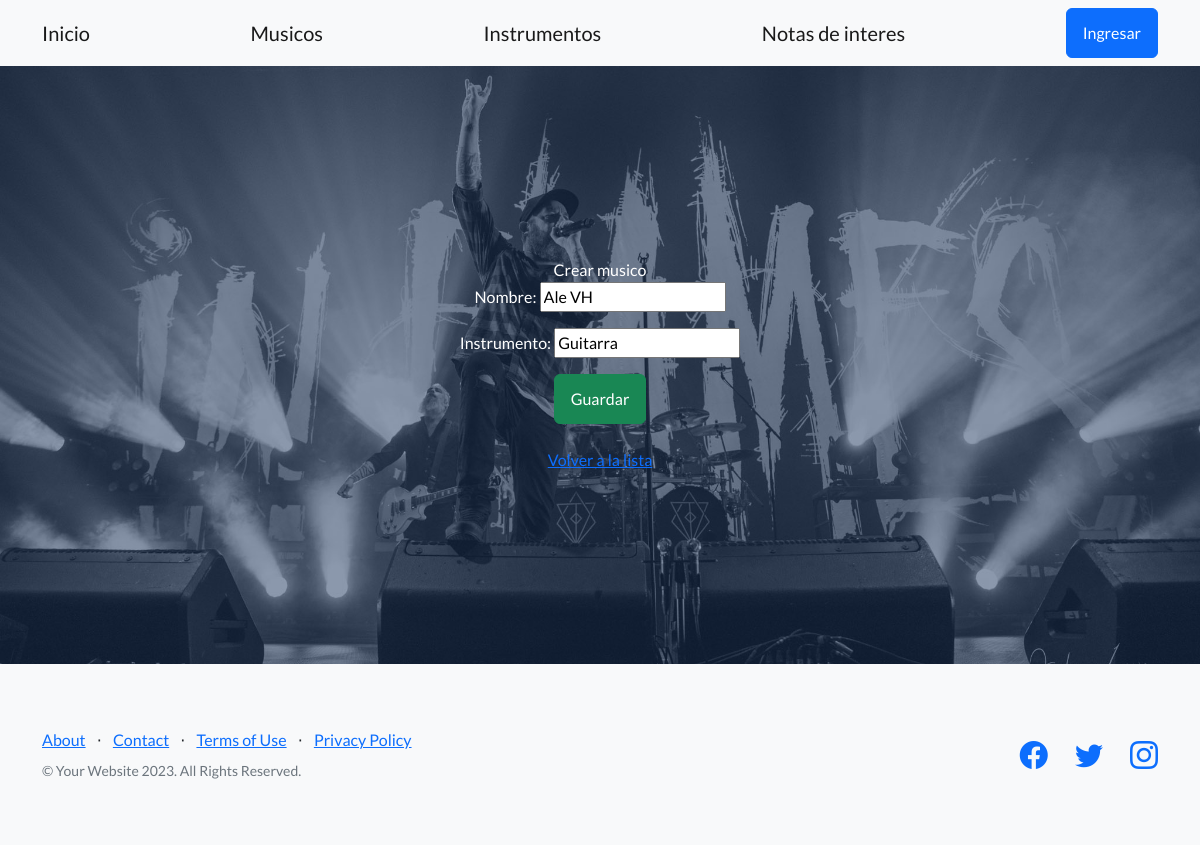
The page /musicos/editar-musico/1/ on the database as committed earlier.
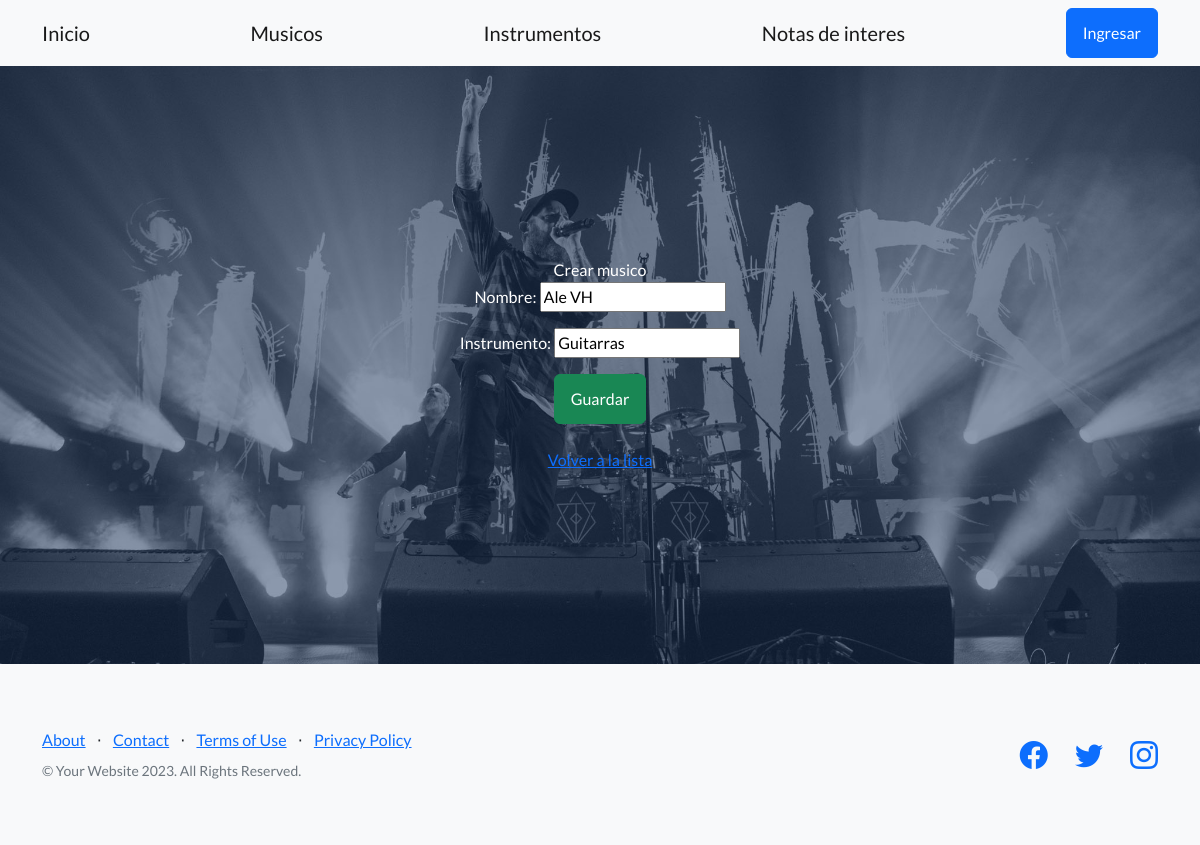
The same page on the database as committed later.
### app_musicos/models.py (models this page shows, shortened)
class Musicos(models.Model):
    nombre = models.CharField(max_length=256)
    instrumento = models.CharField(max_length=256)

### app_musicos/views.py (the view)
# urls.py: path('editar-musico/<int:id>/', editar_musico, name="editar_musico"),
def editar_musico(request, id):
   musico = Musicos.objects.get(id=id)
   if request.method == "POST":
       formulario = MusicoFormulario(request.POST)
       if formulario.is_valid():
           data = formulario.cleaned_data
           musico.nombre = data['nombre']
           musico.instrumento = data['instrumento']
           musico.save()
           url_exitosa = reverse('listar_musicos')
           return redirect(url_exitosa)
   else:  # GET
       inicial = {
           'nombre': musico.nombre,
           'instrumento': musico.instrumento,
       }
       formulario = MusicoFormulario(initial=inicial)
   return render(
       request=request,
       template_name='app_musicos/musico_form.html',
       context={'formulario': formulario},
   )

### app_musicos/forms.py
class MusicoFormulario(forms.Form):
    nombre = forms.CharField(required=True, max_length=64)
    instrumento = forms.CharField(required=True, max_length=64)

### app_musicos/templates/app_musicos/musico_form.html (shortened to what this page needs)
{% extends "base.html" %}
{% block titulo %}
Crear musico
{% endblock titulo %}
{% block contenido %}
<form method="post">
  {{ formulario.as_p }}
  <input class="btn btn-success" type="submit" value="Guardar" />
</form>
<br>
<a href="{% url 'listar_musicos' %}">Volver a la lista</a>
{% endblock contenido %}

### templates_base/base.html (shortened to what this page needs)
<!DOCTYPE html>
<html lang="en">
    <head>
        {% load static %}
        <link href="https://cdn.jsdelivr.net/npm/bootstrap-icons@1.5.0/font/bootstrap-icons.css" rel="stylesheet" type="text/css" />
        <link href="{% static 'app_musicos/css/styles.css' %}" rel="stylesheet" />
    </head>
    <body>
        <nav class="navbar navbar-light bg-light static-top">
            <div class="container">
                <a class="navbar-brand" href="{% url 'inicio' %}">Inicio</a>
                <a class="navbar-brand" href="{% url 'listar_musicos' %}">Musicos</a>
                <a class="navbar-brand" href="{% url 'listar_instrumentos' %}">Instrumentos</a>
                <a class="navbar-brand" href="{% url 'ver_nota' %}">Notas de interes</a>
                <a class="btn btn-primary" href="#signup">Ingresar</a>
            </div>
        </nav>
        <header class="masthead">
            <div class="container position-relative">
                <div class="row justify-content-center">
                    <div class="col-xl-6">
                        <div class="text-center text-white">
                            {% block titulo %}
                            {% endblock titulo %}
                            {% block contenido %}
                            {% endblock contenido %}
                        </div>
                    </div>
                </div>
            </div>
        </header>
        <footer class="footer bg-light">
            <div class="container">
                <div class="row">
                    <div class="col-lg-6 h-100 text-center text-lg-start my-auto">
                        <ul class="list-inline mb-2">
                            <li class="list-inline-item"><a href="#!">About</a></li>
                            <li class="list-inline-item">⋅</li>
                            <li class="list-inline-item"><a href="#!">Contact</a></li>
                            <li class="list-inline-item">⋅</li>
                            <li class="list-inline-item"><a href="#!">Terms of Use</a></li>
                            <li class="list-inline-item">⋅</li>
                            <li class="list-inline-item"><a href="#!">Privacy Policy</a></li>
                        </ul>
                        <p class="text-muted small mb-4 mb-lg-0">&copy; Your Website 2023. All Rights Reserved.</p>
                    </div>
                    <div class="col-lg-6 h-100 text-center text-lg-end my-auto">
                        <ul class="list-inline mb-0">
                            <li class="list-inline-item me-4">
                                <a href="#!"><i class="bi-facebook fs-3"></i></a>
                            </li>
                            <li class="list-inline-item me-4">
                                <a href="#!"><i class="bi-twitter fs-3"></i></a>
                            </li>
                            <li class="list-inline-item">
                                <a href="#!"><i class="bi-instagram fs-3"></i></a>
                            </li>
                        </ul>
                    </div>
                </div>
            </div>
        </footer>
    </body>
</html>

Rows that differ between the two databases and show on the page:
changed Musicos "Ale VH": instrumento "Guitarra" → "Guitarras"
